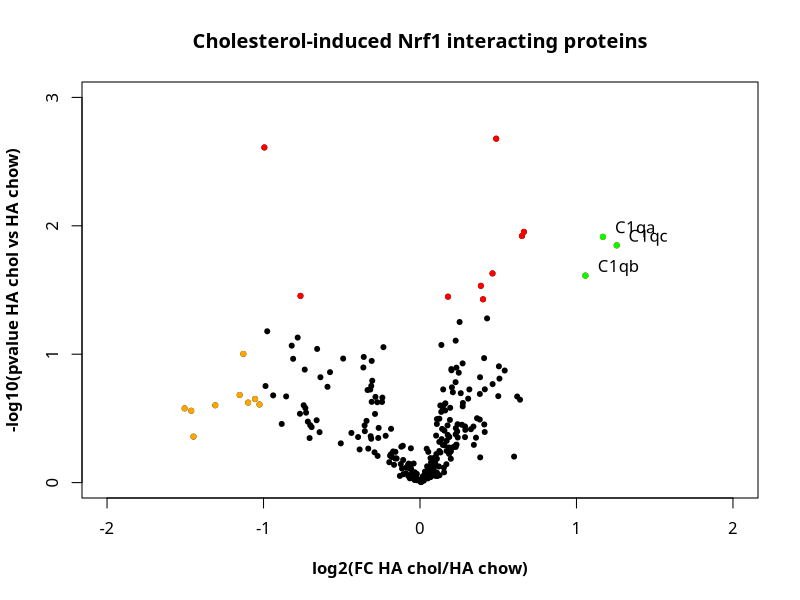
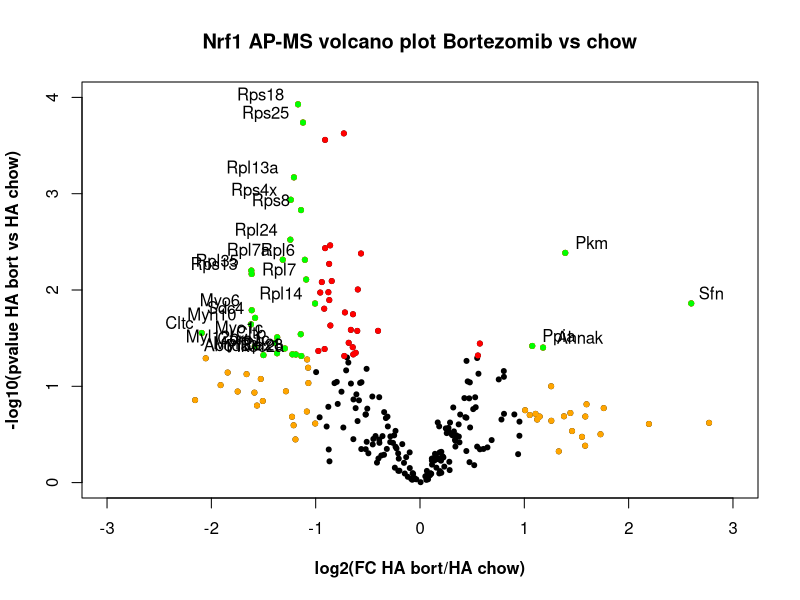
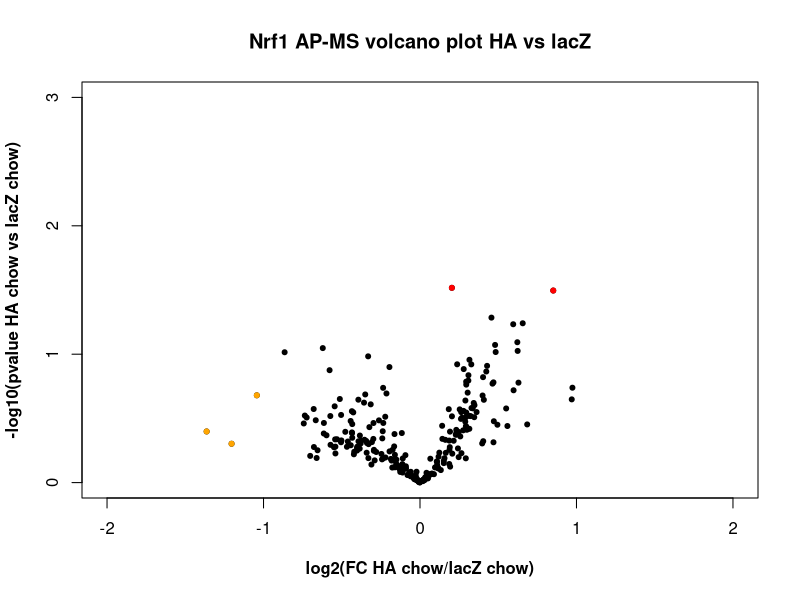
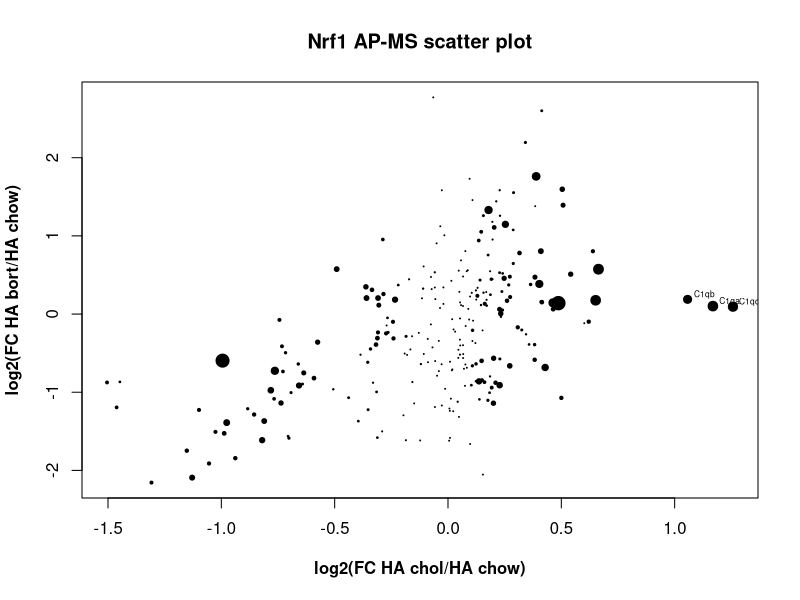

Source code (R) for these figures, in order:
## ---- chunk 1
proteomics_data <- read.table("data/R-proteomics-Nrf1.csv", header=TRUE, sep=",")
attach(proteomics_data)
## ---- chunk 2
# bold axis titles
par(font.lab=2)

# create plot
with(proteomics_data,
     plot(
       log2_FC_HAchol_HAchow,
       -log10(pvalue),
       pch=20,
       xlim=c(-2,2),
       ylim=c(0,3),
       yaxp=c(0,3,3),
       main="Cholesterol-induced Nrf1 interacting proteins",
       xlab="log2(FC HA chol/HA chow)",
       ylab="-log10(pvalue HA chol vs HA chow)",
       family="Raleway"
       )
     )

# Add colored points: 
# red if pvalue<0.05, orange if [log2FC]>1, green if both)
with(subset(proteomics_data, pvalue<.05),
     points(
       log2_FC_HAchol_HAchow,
       -log10(pvalue),
       pch=20,
       col="red"
       )
     )

with(subset(proteomics_data, abs(log2_FC_HAchol_HAchow)>1),
     points(
       log2_FC_HAchol_HAchow,
       -log10(pvalue),
       pch=20,
       col="orange"
       )
     )

with(subset(proteomics_data, pvalue<.05 & abs(log2_FC_HAchol_HAchow)>1),
     points(
       log2_FC_HAchol_HAchow,
       -log10(pvalue),
       pch=20,
       col="green"
       )
     )

# Label points with the textxy function from the calibrate package
library(calibrate)
with(subset(proteomics_data, pvalue<.05 & abs(log2_FC_HAchol_HAchow)>1),
     textxy(
       log2_FC_HAchol_HAchow,
       -log10(pvalue),
       labs=Gene,
       cex=1,
       family="Raleway"
       )
     )

## ---- chunk 3
# bold axis titles
par(font.lab=2)

# create plot
with(proteomics_data,
     plot(
       log2_FC_HAbort_HAchow,
       -log10(pvaluebort),
       pch=20,
       xlim=c(-3,3),
       ylim=c(0,4),
       main="Nrf1 AP-MS volcano plot Bortezomib vs chow",
       xlab="log2(FC HA bort/HA chow)",
       ylab="-log10(pvalue HA bort vs HA chow)"
       )
     )
# Add colored points:
# red if pvalue<0.05, orange if log2FC>1, green if both)
with(subset(proteomics_data, pvaluebort<.05 ),
     points(
       log2_FC_HAbort_HAchow,
       -log10(pvaluebort),
       pch=20,
       col="red"
       )
     )

with(subset(proteomics_data, abs(log2_FC_HAbort_HAchow)>1),
     points(
       log2_FC_HAbort_HAchow,
       -log10(pvaluebort),
       pch=20,
       col="orange"
       )
     )

with(subset(proteomics_data, pvaluebort<.05 & abs(log2_FC_HAbort_HAchow)>1),
     points(
       log2_FC_HAbort_HAchow,
       -log10(pvaluebort),
       pch=20,
       col="green"
       )
     )

# Label points with the textxy function from the calibrate package
library(calibrate)
with(subset(proteomics_data, pvaluebort<.05 & abs(log2_FC_HAbort_HAchow)>1),
     textxy(
       log2_FC_HAbort_HAchow,
       -log10(pvaluebort),
       labs=Gene,
       cex=1
       )
     )

## ---- chunk 4
# bold axis titles
par(font.lab=2)

# create plot
with(proteomics_data,
     plot(
       log2_FC_HAchow_lacZ,
       -log10(pvaluechow),
       pch=20,
       xlim=c(-2,2),
       ylim=c(0,3),
       yaxp=c(0,3,3),
       main="Nrf1 AP-MS volcano plot HA vs lacZ",
       xlab="log2(FC HA chow/lacZ chow)",
       ylab="-log10(pvalue HA chow vs lacZ chow)"
       )
     )

# Add colored points:
# red if pvalue<0.05, orange if [log2FC]>1, green if both)
with(subset(proteomics_data, pvaluechow<.05),
     points(
       log2_FC_HAchow_lacZ,
       -log10(pvaluechow),
       pch=20,
       col="red"
       )
     )

with(subset(proteomics_data, abs(log2_FC_HAchow_lacZ)>1),
     points(
       log2_FC_HAchow_lacZ,
       -log10(pvaluechow),
       pch=20,
       col="orange"
       )
     )

with(subset(proteomics_data, pvaluechow<.05 & abs(log2_FC_HAchow_lacZ)>1),
     points(
       log2_FC_HAchow_lacZ,
       -log10(pvaluechow),
       pch=20,
       col="green"
       )
     )

# Label points with the textxy function from the calibrate package
library(calibrate)
with(subset(proteomics_data, pvaluechow<.05 & abs(log2_FC_HAchow_lacZ)>1),
     textxy(
       log2_FC_HAchow_lacZ,
       -log10(pvaluechow),
       labs=Gene,
       cex=1
       )
     )

## ---- chunk 5
# set size of points according to p value
dotsize <- -log10(pvalue)

# bold axis titles
par(font.lab=2)

# create plot
with(proteomics_data,
     plot(
       log2_FC_HAchol_HAchow,
       log2_FC_HAbort_HAchow,
       pch=20,
       main="Nrf1 AP-MS scatter plot",
       xlab="log2(FC HA chol/HA chow)",
       ylab="log2(FC HA bort/HA chow)",
       cex=dotsize
       )
     )

# Label points with the textxy function from the calibrate package
library(calibrate)
with(subset(proteomics_data, pvalue<.05 & abs(log2_FC_HAchol_HAchow)>1),
     textxy(
       log2_FC_HAchol_HAchow,
       log2_FC_HAbort_HAchow,
       labs=Gene
       )
     )
